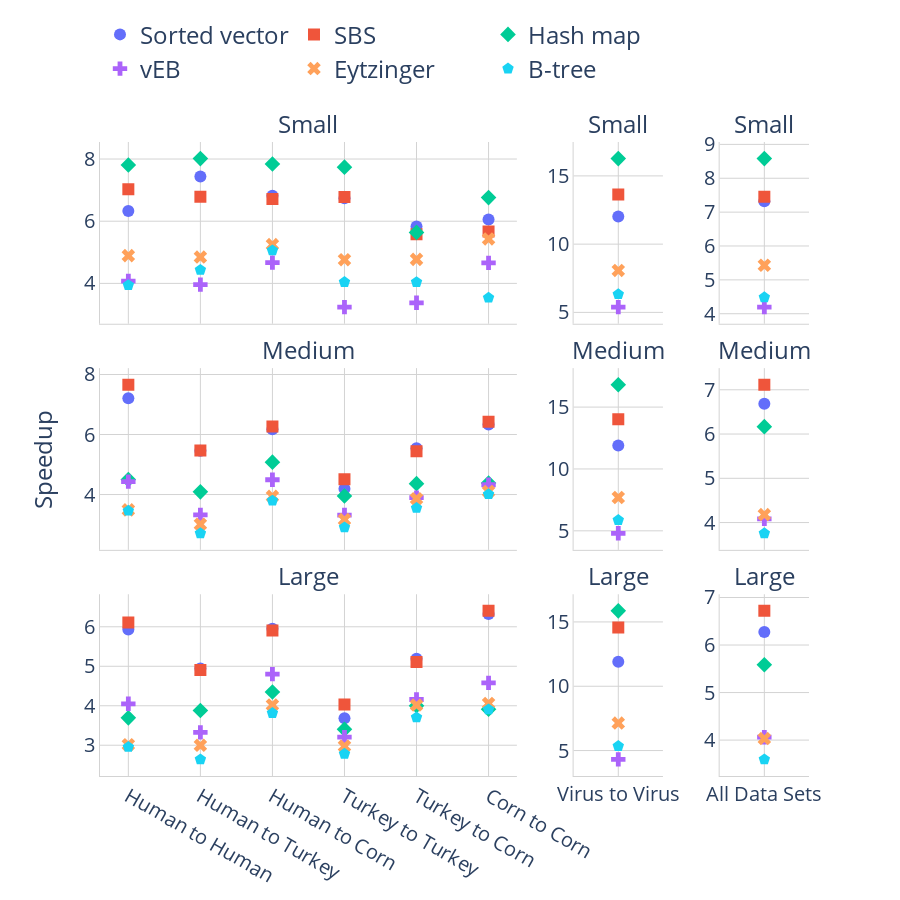
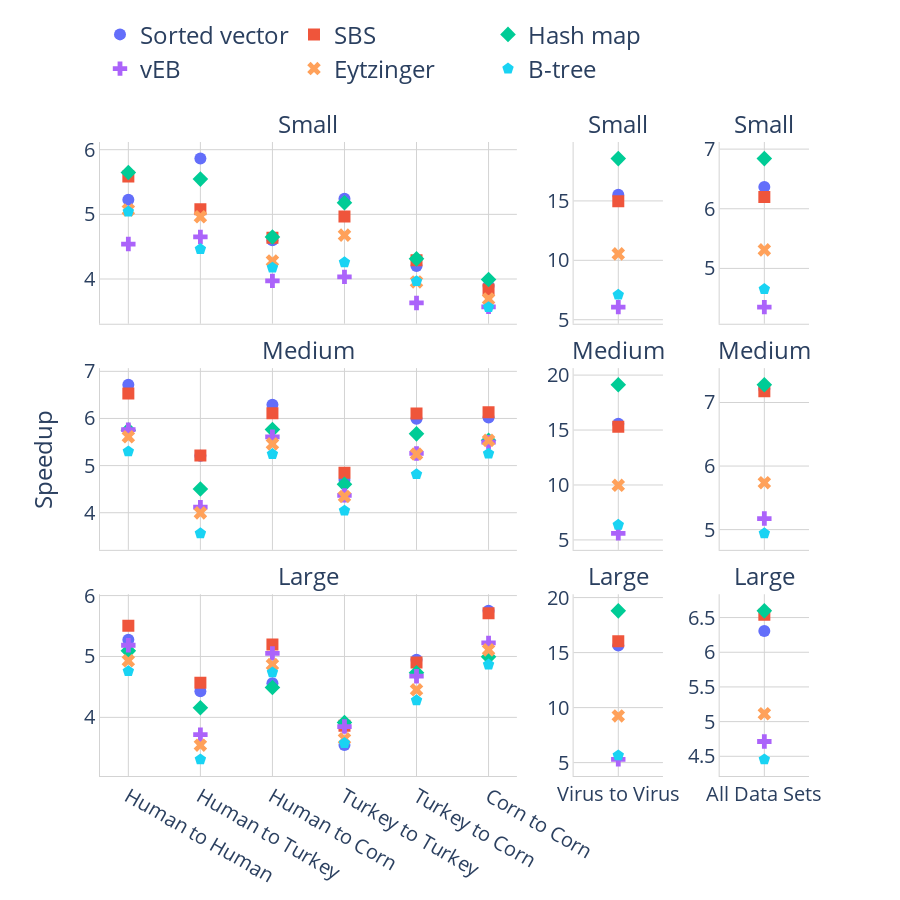

The code cell stored with these charts, in order, in its notebook:
### Code cell
# Results in paper:
vis_bench_speedup_single_run([("06_01", "13_53")], False)
#vis_bench_cache_misses_single_run([("06_01", "11_02")], False)
vis_bench_speedup_single_run([("06_01", "17_20")], True)
#vis_bench_cache_misses_single_run([("06_01", "11_02")], False)
